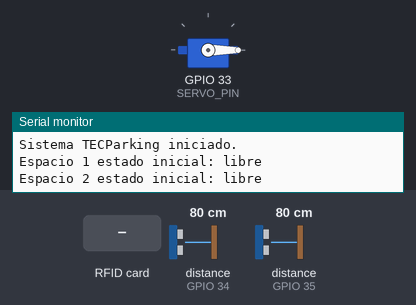
Bench run of a sketch on a simulated ESP32. Shown: servo, the last lines printed to the serial monitor. Wiring (inferred from the names in the program): 2 × ultrasonic range finder: trigger GPIO 25, echo GPIO 35 / trigger GPIO 26, echo GPIO 34. The test bench sets the inputs (shaded band); at power-on: distance to the obstacle (sensors on GPIO 34, GPIO 35) 80 cm. The echo pulse lasts 58.3 µs per cm; WiFi joins after 1.5 s; servers stay silent unless stated; uploads are accepted with an empty reply.

Above: at 2.7 s.
2.8 s: RFID card AD 2A FD 06 held to the reader
At 3.3 s:
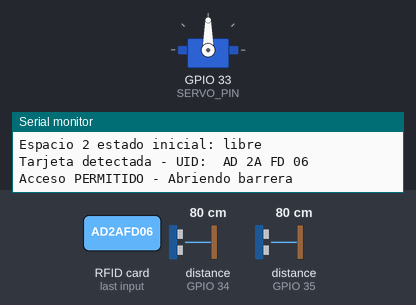
4.3 s: distance to the obstacle (sensor on GPIO 34) set to 12 cm
7.3 s: distance to the obstacle (sensor on GPIO 34) set to 9 cm
10.5 s: RFID card 65 83 21 07 held to the reader
At 15.7 s:
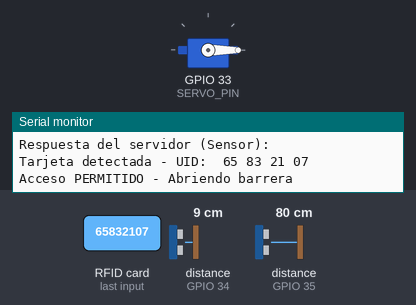
Timing chart, 0 to 16.0 s (numbered marks = the images above; inputs shaded):
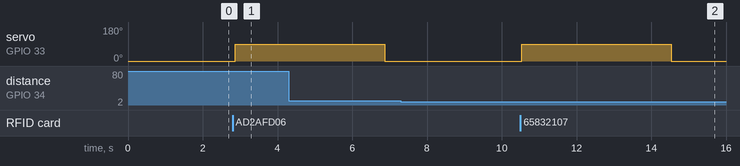

Measured:
- after the input at 2.8 s, servo on GPIO 33 (SERVO_PIN): 0° → 90° after 0.06 s
- after the input at 10.5 s, servo on GPIO 33 (SERVO_PIN): 0° → 90° at once, → 0° 4.0 s later

The sketch:

main.ino
```cpp
#include "rfid_obj.h"
#include "web_manager_obj.h"
#include "ultrasonic.h"
#include "servo.h"
#include "space_park.h"
#include "entrance_park.h"

#define RFID_SSPIN 5

// Pines de ultrasonicos
#define TRIG_PIN_1 12
#define TRIG_PIN_2 25
#define TRIG_PIN_3 26

#define ECHO_PIN_1 32
#define ECHO_PIN_2 35
#define ECHO_PIN_3 34

//#define SPACE1 1
#define SPACE2 1
#define SPACE3 2

// Pin del servo
#define SERVO_PIN 33

// Intervalo del ciclo principal (ms)
#define CYCLE_INTERVAL 200

rfid rfid(RFID_SSPIN);
web_manager web_manager("iPhone", "12123434"); // CAMBIAR SEGUN LA RED

//UltrasonicSensor sensor1(TRIG_PIN_1, ECHO_PIN_1);
UltrasonicSensor sensor2(TRIG_PIN_2, ECHO_PIN_2);
UltrasonicSensor sensor3(TRIG_PIN_3, ECHO_PIN_3);

ServoController servoCtrl(SERVO_PIN);

//SpacePark space1(SPACE1, &web_manager, &sensor1);
SpacePark space2(SPACE2, &web_manager, &sensor2);
SpacePark space3(SPACE3, &web_manager, &sensor3);

EntrancePark entrance(&rfid, &servoCtrl);

unsigned long lastCycleTime = 0;

void setup()
{
  Serial.begin(115200);

  // Inicializar componentes
  web_manager.init();
  servoCtrl.init();
  //sensor1.init();
  sensor2.init();
  sensor3.init();

  // Agregar UIDs permitidos para entrada
  // Ejemplo: si tu tarjeta tiene UID: AD 2A FD 06
  byte allowedUID1[] = {0xAD, 0x2A, 0xFD, 0x06};
  entrance.addAllowedUID(allowedUID1);

  byte allowedUID2[] = {0x65, 0x83, 0x21, 0x07};
  entrance.addAllowedUID(allowedUID2);
  //
  // Para agregar mas tarjetas, repite:
  // byte allowedUID2[] = {0xXX, 0xXX, 0xXX, 0xXX};
  // entrance.addAllowedUID(allowedUID2);

  Serial.println("Sistema TECParking iniciado.");
}

void loop()
{
  unsigned long currentMillis = millis();

  // Ciclo principal cada CYCLE_INTERVAL ms
  if (currentMillis - lastCycleTime >= CYCLE_INTERVAL) {
    lastCycleTime = currentMillis;

    // Actualizar estado de espacios de parqueo
    //space1.update();
    //delay(30);
    space2.update();
    //delay(30);
    space3.update();

    // Verificar acceso por RFID
    entrance.checkAccess();
  }

  // Pequeño delay para mantener la conexion WiFi estable
  delay(20);
}
```

entrance_park.cpp
```cpp
#include "entrance_park.h"
#include "rfid_obj.h"
#include "servo.h"

EntrancePark::EntrancePark(rfid* rfidReader, ServoController* servoCtrl)
  : rfidReader(rfidReader), servoCtrl(servoCtrl), uidCount(0)
{
};

void EntrancePark::addAllowedUID(byte uid[4])
{
  if (uidCount >= MAX_UIDS) {
    Serial.println("No se pueden agregar mas UIDs permitidos.");
    return;
  }

  for (byte i = 0; i < 4; i++) {
    allowedUIDs[uidCount][i] = uid[i];
  }
  uidCount++;
};

bool EntrancePark::isUIDAllowed(byte uid[4])
{
  for (int i = 0; i < uidCount; i++) {
    if (rfidReader->compareUID(uid, allowedUIDs[i], 4)) {
      return true;
    }
  }
  return false;
};

void EntrancePark::checkAccess()
{
  byte uid[4];
  byte uidLength;

  if (!rfidReader->readCardUID(uid, &uidLength)) {
    return; // No hay tarjeta nueva
  }

  // Imprimir UID leido
  Serial.print("Tarjeta detectada - ");
  rfidReader->printUID(uid, uidLength);

  if (isUIDAllowed(uid)) {
    Serial.println("Acceso PERMITIDO - Abriendo barrera");
    servoCtrl->openServo();
    delay(4000); // Mantener abierta 4 segundos
    servoCtrl->closeServo();
  } else {
    Serial.println("Acceso DENEGADO - Tarjeta no autorizada");
  }
};
```

entrance_park.h
```cpp
#ifndef ENTRANCE_PARK_H
#define ENTRANCE_PARK_H

#include <Arduino.h>

class rfid;
class ServoController;

class EntrancePark
{
  private:
    rfid* rfidReader;
    ServoController* servoCtrl;
    static const int MAX_UIDS = 10;
    byte allowedUIDs[MAX_UIDS][4];
    int uidCount;

  public:
    EntrancePark(rfid* rfidReader, ServoController* servoCtrl);
    void addAllowedUID(byte uid[4]);
    bool isUIDAllowed(byte uid[4]);
    void checkAccess();
};

#endif
```

rfid_obj.cpp
```cpp
#include "rfid_obj.h"

rfid::rfid(byte sspin)
  : sspin(sspin),
    ss_pin(sspin),
    driver(ss_pin),
    mfrc522(driver)
{
  init();
};

void rfid::init()
{
  mfrc522.PCD_Init();    // Init MFRC522 board.
  MFRC522Debug::PCD_DumpVersionToSerial(mfrc522, Serial);
};

//displays card data in serial monitor
void rfid::test()
{
  if (!mfrc522.PICC_IsNewCardPresent()) {
    return;
  }

  // Select one of the cards.
  if (!mfrc522.PICC_ReadCardSerial()) {
    return;
  }

  // Dump debug info about the card; PICC_HaltA() is automatically called.
  MFRC522Debug::PICC_DumpToSerial(mfrc522, Serial, &(mfrc522.uid));
};

bool rfid::hasNewCard()
{
  if (!mfrc522.PICC_IsNewCardPresent()) {
    return false;
  }

  if (!mfrc522.PICC_ReadCardSerial()) {
    return false;
  }

  return true;
};

bool rfid::readCardUID(byte* uidOut, byte* uidLength)
{
  if (!mfrc522.PICC_IsNewCardPresent()) {
    return false;
  }

  if (!mfrc522.PICC_ReadCardSerial()) {
    return false;
  }

  *uidLength = mfrc522.uid.size;
  for (byte i = 0; i < *uidLength; i++) {
    uidOut[i] = mfrc522.uid.uidByte[i];
  }

  return true;
};

void rfid::printUID(byte* uid, byte uidLength)
{
  Serial.print("UID: ");
  for (byte i = 0; i < uidLength; i++) {
    Serial.print(uid[i] < 0x10 ? " 0" : " ");
    Serial.print(uid[i], HEX);
  }
  Serial.println();
};

bool rfid::compareUID(byte* uid1, byte* uid2, byte len)
{
  for (byte i = 0; i < len; i++) {
    if (uid1[i] != uid2[i]) {
      return false;
    }
  }
  return true;
};
```

rfid_obj.h
```cpp
#ifndef RFID_OBJ_H
#define RFID_OBJ_H

#include <Arduino.h>
#include <MFRC522v2.h>
#include <MFRC522DriverSPI.h>
#include <MFRC522DriverPinSimple.h>
#include <MFRC522Debug.h>

class rfid
{
  private:
    byte sspin;
    MFRC522DriverPinSimple ss_pin;  // SPI pin
    MFRC522DriverSPI driver;        // SPI driver
    MFRC522 mfrc522;                // read-write tags class

  public:
    rfid(byte sspin);
    void init();
    void test();
    bool hasNewCard();
    bool readCardUID(byte* uidOut, byte* uidLength);
    void printUID(byte* uid, byte uidLength);
    bool compareUID(byte* uid1, byte* uid2, byte len);
};

#endif
```

servo.cpp
```cpp
#include "servo.h"

ServoController::ServoController(int pin, int openAngle, int closeAngle)
  : pin(pin), openAngle(openAngle), closeAngle(closeAngle)
{
};

void ServoController::init()
{
  servoMotor.attach(pin);
  servoMotor.write(closeAngle); // Inicia cerrado
};

void ServoController::openServo()
{
  servoMotor.write(openAngle);
};

void ServoController::closeServo()
{
  servoMotor.write(closeAngle);
};
```

servo.h
```cpp
#ifndef SERVO_CONTROLLER_H
#define SERVO_CONTROLLER_H

#include <Arduino.h>
#include <ESP32Servo.h>

class ServoController
{
  private:
    Servo servoMotor;
    int pin;
    int openAngle;
    int closeAngle;

  public:
    ServoController(int pin, int openAngle = 90, int closeAngle = 0);
    void init();
    void openServo();
    void closeServo();
};

#endif
```

space_park.cpp
```cpp
#include "space_park.h"
#include "ultrasonic.h"
#include "web_manager_obj.h"

SpacePark::SpacePark(const int spaceId, web_manager* webManager, UltrasonicSensor* sensor, float threshold)
  : spaceId(spaceId), webManager(webManager), sensor(sensor), threshold(threshold),
    firstRead(true)
{
};

void SpacePark::update()
{
  float distance = sensor->readDistance();

  if (distance < 0) {
    // Sin eco, no se puede determinar
    return;
  }

  bool isOccupied = (distance < threshold);

  // Primera lectura: solo establecer estado inicial sin enviar POST
  if (firstRead) {
    lastOccupied = isOccupied;
    firstRead = false;
    Serial.print("Espacio ");
    Serial.print(spaceId);
    Serial.print(" estado inicial: ");
    Serial.println(isOccupied ? "ocupado" : "libre");
    return;
  }

  // Detectar cambio de estado
  if (isOccupied != lastOccupied) {
    lastOccupied = isOccupied;

    const char* status = isOccupied ? "occupied" : "available";

    Serial.print("Espacio ");
    Serial.print(spaceId);
    Serial.print(" cambio a: ");
    Serial.println(status);

    // Enviar POST a la API
    webManager->updateSpaceState(spaceId, isOccupied);
  }
};
```

space_park.h
```cpp
#ifndef SPACE_PARK_H
#define SPACE_PARK_H

#include <Arduino.h>

class web_manager; // Forward declaration
class UltrasonicSensor;

class SpacePark
{
  private:
    const int spaceId;
    web_manager* webManager;
    UltrasonicSensor* sensor;
    float threshold;
    bool lastOccupied;
    bool firstRead;

  public:
    SpacePark(const int spaceId, web_manager* webManager, UltrasonicSensor* sensor, float threshold = 10.0);
    void update();
};

#endif
```

ultrasonic.cpp
```cpp
#include "ultrasonic.h"

UltrasonicSensor::UltrasonicSensor(int trigPin, int echoPin, int readInterval)
  : trigPin(trigPin), echoPin(echoPin), lastReadTime(0), readInterval(readInterval)
{
};

void UltrasonicSensor::init()
{
  pinMode(trigPin, OUTPUT);
  pinMode(echoPin, INPUT);
};

float UltrasonicSensor::readDistance()
{
  // Disparo pulso de 10us
  digitalWrite(trigPin, LOW);
  delayMicroseconds(2);
  digitalWrite(trigPin, HIGH);
  delayMicroseconds(10);
  digitalWrite(trigPin, LOW);

  // Medir duracion del echo
  long duration = pulseIn(echoPin, HIGH, 30000); // timeout 30ms (~5m max)

  if (duration == 0) {
    return -1.0; // Sin eco
  }

  // Velocidad del sonido: 343m/s -> 0.0343 cm/us
  // Distancia = (duracion / 2) * 0.0343
  float distance = duration * 0.0343 / 2.0;
  return distance;
};
```

ultrasonic.h
```cpp
#ifndef ULTRASONIC_SENSOR_H
#define ULTRASONIC_SENSOR_H

#include <Arduino.h>

class UltrasonicSensor
{
  private:
    int trigPin;
    int echoPin;
    long lastReadTime;
    int readInterval;

  public:
    UltrasonicSensor(int trigPin, int echoPin, int readInterval = 100);
    float readDistance();
    void init();
};

#endif
```

web_manager_obj.cpp
```cpp
#include "web_manager_obj.h"

web_manager::web_manager(const char* ssid, const char* password)
  : _ssid(ssid),
    _password(password)
{
};

void web_manager::init()
{
  WiFi.begin(_ssid, _password);
  Serial.print("Connecting");
  while (WiFi.status() != WL_CONNECTED) {
    delay(500);
    Serial.print(".");
  }
  Serial.println("\nWiFi connected.");
  Serial.println("IP address: ");
  Serial.println(WiFi.localIP());
};

void web_manager::updateSpaceState(int space, bool isOccupied)
{
  if (WiFi.status() == WL_CONNECTED) {
    HTTPClient http;
    http.begin(apiSpace);
    http.addHeader("Content-Type", "application/json");

    // JSON data
    StaticJsonDocument<128> doc;
    doc["space_id"] = space;
    doc["state"] = isOccupied;

    String jsonPayload;
    serializeJson(doc, jsonPayload);

    int httpResponseCode = http.POST(jsonPayload);

    if (httpResponseCode > 0) {
      String response = http.getString();
      Serial.println("Respuesta del servidor (Sensor): " + response);
    } else {
      Serial.printf("Error en el envío POST de Sensor: %s\n", http.errorToString(httpResponseCode).c_str());
    }
    http.end();
  }
};
```

web_manager_obj.h
```cpp
#ifndef WEB_MANAGER_OBJ_H
#define WEB_MANAGER_OBJ_H

#include <Arduino.h>
#include <WiFi.h>
#include <HTTPClient.h>
#include <ArduinoJson.h>

class web_manager
{
  private:
    const char* _ssid;
    const char* _password;
    static constexpr const char* apiSpace = "http://192.168.137.1:3001/api/hardware/spaces/update";

  public:
    web_manager(const char* ssid, const char* password);
    void init();
    void updateSpaceState(int space, bool isOccupied);
    void getTest();
};


#endif
```
